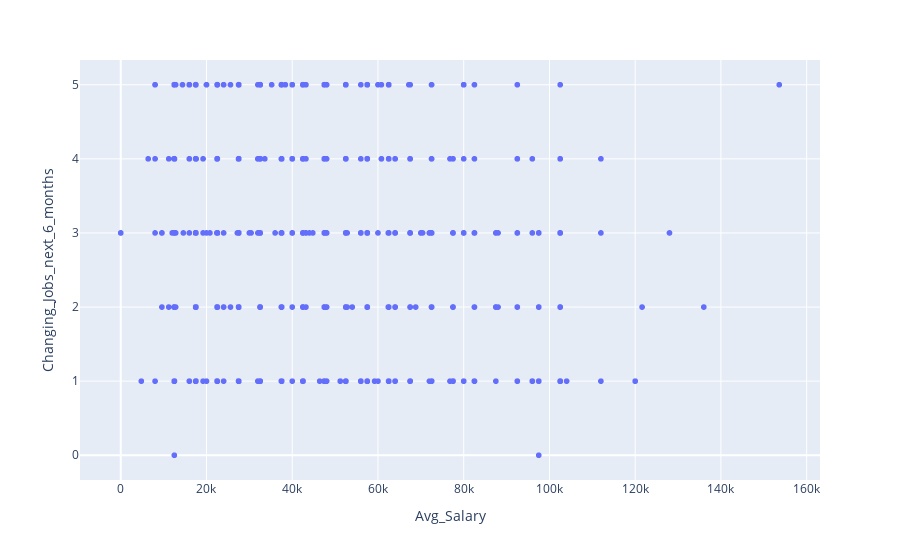

The notebook cell this image was saved under:
### Markdown cell above
## Avg Salary vs Employer Size vs Employer Org. Type vs Willing to change jobs

### Code cell
fig_0=px.scatter(df,
                 x="Avg_Salary", 
                 y="Changing_Jobs_next_6_months"
                )
#fig.update_layout(dict(showlegend=False))
fig_0.show()

### Figure 1 — Plotly figure (JSON) as saved in the notebook; plotly's stock layout.template omitted (floating-point values rounded to 4 significant figures; data arrays with more than 128 entries replaced by an {"elided": "..."} marker saying what was removed)
{"data": [{"hovertemplate": "Avg_Salary=%{x}<br>Changing_Jobs_next_6_months=%{y}<extra></extra>", "legendgroup": "", "marker": {"color": "#636efa", "symbol": "circle"}, "mode": "markers", "name": "", "showlegend": false, "type": "scattergl", "x": {"elided": "3365 int values"}, "xaxis": "x", "y": {"elided": "3365 int values"}, "yaxis": "y"}], "layout": {"legend": {"tracegroupgap": 0}, "margin": {"t": 60}, "xaxis": {"anchor": "y", "domain": [0, 1], "title": {"text": "Avg_Salary"}}, "yaxis": {"anchor": "x", "domain": [0, 1], "title": {"text": "Changing_Jobs_next_6_months"}}}}
